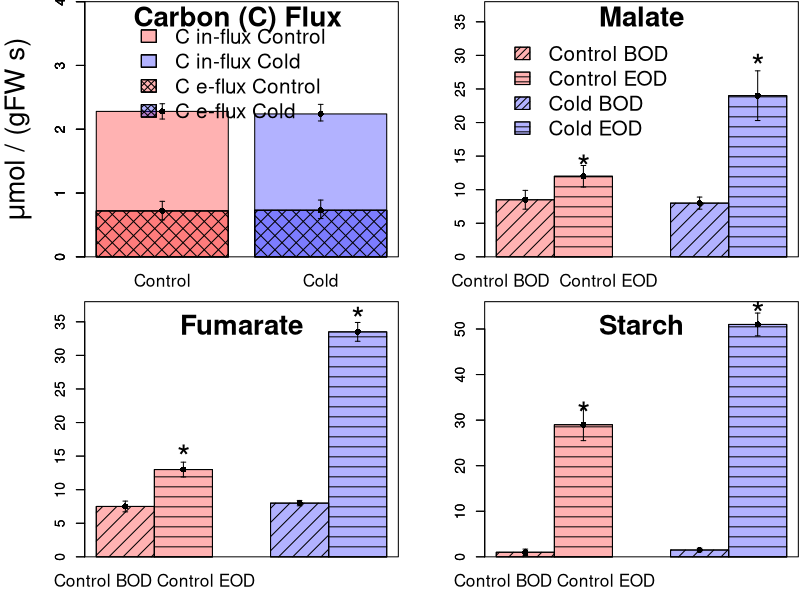

This chart was generated by the following R code:
library(Hmisc)
library(dplyr)

par(mar=c(2.5,5,0,0)+.1, mfrow=c(2,2))

# Photoynthesis
barplot(c(2.28,2.24), col=c(adjustcolor("red",0.3),adjustcolor("blue",0.3)),ylim = c(0,4),
        ylab = expression(paste(mu, "mol / (gFW s)")),cex.lab= 2,
        names.arg=c("Control","Cold"),cex.names=1.25)
barplot(c(0.72,0.73), col=c(adjustcolor("red",0.3),adjustcolor("blue",0.3)), add=TRUE)
barplot(c(0.72,0.73), angle=c(45,45),density=c(10,10), add=TRUE, col = c("black","black"))
barplot(c(0.72,0.73), angle=c(135,135),density=c(10,10), add=TRUE, col = c("black","black"))
title("Carbon (C) Flux ", line =-1.5,cex.main=2)
errbar(c(0.7,1.9), c(2.28,2.24), 
       c(2.28,2.26)+c(0.12,0.13), c(2.28,2.26)-c(0.12,0.13),
       add=TRUE,col='black')
errbar(c(0.7,1.9), c(0.72,0.73), 
       c(0.72,0.73)+c(0.15,0.16), c(0.72,0.73)-c(0.14,0.13),
       add=TRUE,col='black')
box()
legend(0.4,3.85, legend=c(" ", " ", " ", " "), 
       fill=c(adjustcolor("red",0.3),adjustcolor("blue",0.3),adjustcolor("red",0.3),adjustcolor("blue",0.3)),
       bty="n",cex = 1.5)
legend(0.4,3.85, legend=c(" ", " ", " ", " "), 
       fill=c("black","black","black","black"),
       density=c(0,0,20,20), angle=c(0,0,135,135), bty="n",cex = 1.5) 
legend(0.4,3.85, legend=c("C in-flux Control", "C in-flux Cold", "C e-flux Control", "C e-flux Cold"), 
       fill=c("black","black","black","black"),
       density=c(0,0,20,20), angle=c(0,0,45,45), bty="n",cex = 1.5) 

# Malate
barplot(matrix(c(8.5,12,8,24),nr=2), ylim = c(0,38),
        col=c(adjustcolor("red",0.3),adjustcolor("red",0.3),adjustcolor("blue",0.3),adjustcolor("blue",0.3)),
        beside=TRUE,names.arg=c("Control BOD  Control EOD","Cold BOD   Cold EOD"),cex.names=1.25)
barplot(matrix(c(8.5,12,8,24),nr=2), ylab = expression(paste(mu, "mol / (gWF)")),
        #names.arg = c("Beginning of Day","End of Day"),
        cex.lab = 1.5, cex.main = 1.4, beside=TRUE, cex.main = 2,cex.lab = 2,cex.names = 2,
        angle=c(45,0,45,0),density=c(10,10,10,10),add = TRUE,
        col=c("black","black","black","black"))
title("Malate", line =-1.5,cex.main=2)
errbar(c(1.5,2.5,4.5,5.5), c(8.5,12,8,24), 
       c(8.5,12,8,24)+c(1.4,1.6,0.9,3.7),
       c(8.5,12,8,24)-c(1.4,1.6,0.9,3.7),
       add=TRUE,col='black')
box()
legend(1,34, legend=c(" ", " ", " ", " "), 
       fill=c(adjustcolor("red",0.3),adjustcolor("red",0.3),adjustcolor("blue",0.3),adjustcolor("blue",0.3)),
       bty="n",cex = 1.5) 
legend(1,34, legend=c("Control BOD", "Control EOD", "Cold BOD", "Cold EOD"), fill=c("black","black","black","black"),
       density=c(20, 20,20,20), angle=c(45,0,45,0,45), bty="n",cex = 1.5) 
text(2.5, 14.5, "*",cex = 2.5)
text(5.5, 29.5, "*",cex = 2.5)

# Fumarate
barplot(matrix(c(7.5,13,8,33.5),nr=2), ylim = c(0,38),
        col=c(adjustcolor("red",0.3),adjustcolor("red",0.3),adjustcolor("blue",0.3),adjustcolor("blue",0.3)),
        beside=TRUE,names.arg=c("Control BOD Control EOD","Cold BOD  Cold EOD"),cex.names=1.25)
barplot(matrix(c(7.5,13,8,33.5),nr=2), ylab = expression(paste(mu, "mol / (gWF)")),
        #names.arg = c("Beginning of Day","End of Day"),
        cex.lab = 1.5, cex.main = 1.4, beside=TRUE, cex.main = 2,cex.lab = 2,cex.names = 2,
        angle=c(45,0,45,0),density=c(10,10,10,10),add = TRUE,
        col=c("black","black","black","black"))
title("Fumarate", line =-2,cex.main=2)
box()
errbar(c(1.5,2.5,4.5,5.5), c(7.5,13,8,33.5), 
       c(7.5,13,8,33.5)+c(0.8,1.1,0.4,1.4),
       c(7.5,13,8,33.5)-c(0.8,1.1,0.4,1.4),
       add=TRUE,col='black')
text(2.5, 16, "*",cex = 2.5)
text(5.5, 36.5, "*",cex = 2.5)


# Starch
barplot(matrix(c(1,29,1.5,51),nr=2), ylim = c(0,56),
        col=c(adjustcolor("red",0.3),adjustcolor("red",0.3),adjustcolor("blue",0.3),adjustcolor("blue",0.3)),
        beside=TRUE,names.arg=c("Control BOD Control EOD","Cold BOD  Cold EOD"),cex.names=1.25)
barplot(matrix(c(1,29,1.5,51),nr=2),ylab = "Hexose equivalents", 
        cex.lab = 1.5, cex.main = 1.4, beside=TRUE, cex.main = 2,cex.lab = 2,cex.names = 2,
        angle=c(45,0,45,0),density=c(10,10,10,10),add = TRUE,
        col=c("black","black","black","black"))
box()
errbar(c(1.5,2.5,4.5,5.5), c(1,29,1.5,51), 
       c(1,29,1.5,51)+c(0.7,3.5,0.4,2.5),
       c(1,29,1.5,51)-c(0.7,3.5,0.4,2.5),
       add=TRUE,col='black')
title("Starch", line =-2,cex.main=2)
text(2.5, 33, "*",cex = 2.5)
text(5.5, 55, "*",cex = 2.5)
